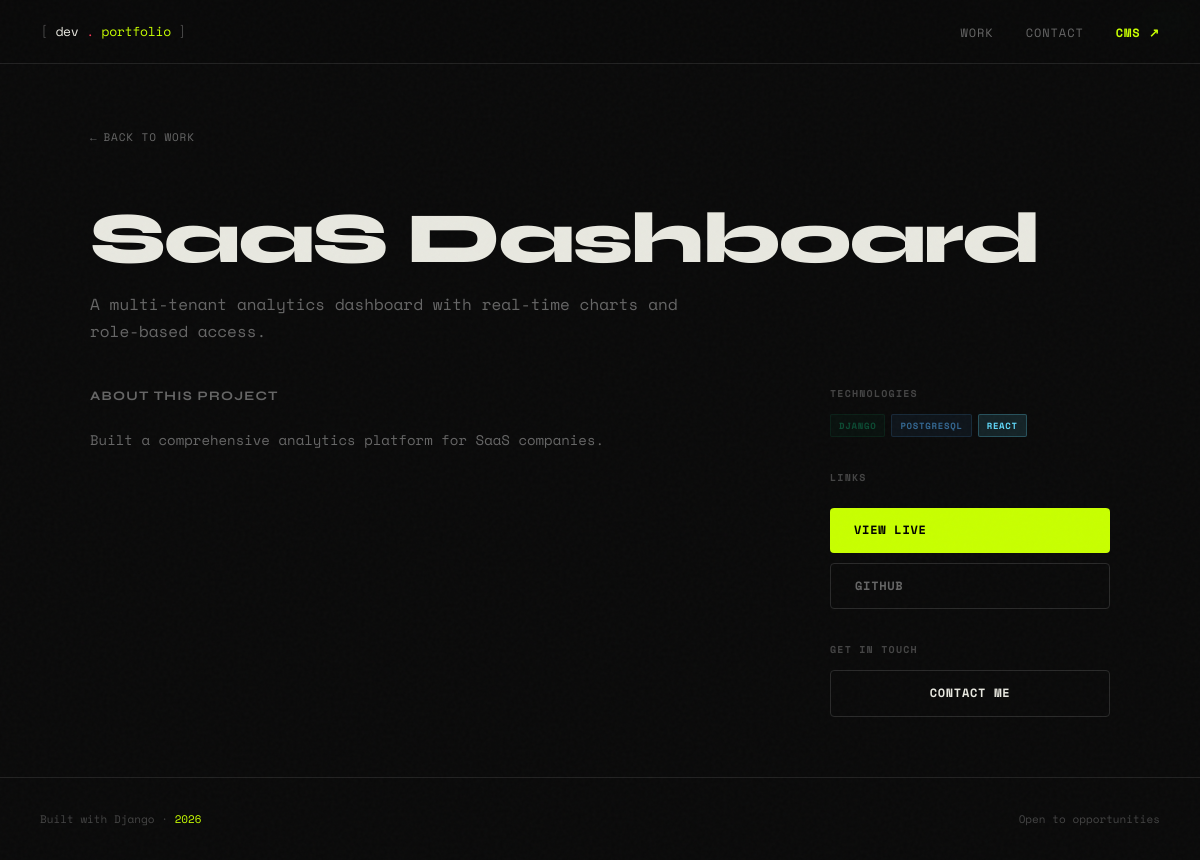
Screenshot of /projects/saas-dashboard/ with the database file from the repository.
### projects/models.py (models this page shows, shortened)
class Project(models.Model):
    STATUS_CHOICES = [
        ('live', 'Live'),
        ('wip', 'Work in Progress'),
        ('archived', 'Archived'),
    ]
    title = models.CharField(max_length=200)
    slug = models.SlugField(unique=True)
    tagline = models.CharField(max_length=300, help_text='Short one-liner description')
    description = models.TextField()
    technologies = models.ManyToManyField(Technology, blank=True)
    image = models.ImageField(upload_to='projects/', blank=True, null=True)
    live_url = models.URLField(blank=True, null=True)
    github_url = models.URLField(blank=True, null=True)
    status = models.CharField(max_length=10, choices=STATUS_CHOICES, default='live')
    featured = models.BooleanField(default=False)
    order = models.PositiveIntegerField(default=0, help_text='Lower = shown first')
    created_at = models.DateTimeField(auto_now_add=True)
    updated_at = models.DateTimeField(auto_now=True)
    class Meta:
        ordering = ['order', '-created_at']

class Technology(models.Model):
    name = models.CharField(max_length=50)
    color = models.CharField(max_length=7, default='#00ff88', help_text='Hex color for the tag')
    class Meta:
        verbose_name_plural = 'Technologies'
        ordering = ['name']

### projects/views.py (the view)
# urls.py: path('<slug:slug>/', views.project_detail, name='project_detail'),
def project_detail(request, slug):
    project = get_object_or_404(Project, slug=slug)
    return render(request, 'projects/detail.html', {'project': project})

### templates/projects/detail.html (shortened to what this page needs)
{% extends 'base.html' %}
{% load static %}
{% block content %}
<div class="detail-layout">
    <a href="{% url 'home' %}" class="back-link">Back to work</a>
    <div class="detail-header">
        <div class="card-status status-{{ project.status }}">{{ project.get_status_display }}</div>
        <h1 class="detail-title">{{ project.title }}</h1>
        <p class="detail-tagline">{{ project.tagline }}</p>
    </div>
    <div class="detail-body">
        <div class="detail-description">
            <h2>About this project</h2>
            <p>{{ project.description|linebreaksbr }}</p>
        </div>
        <aside class="detail-meta">
            {% if project.technologies.all %}
            <div class="meta-block">
                <h3 class="meta-label">Technologies</h3>
                <div class="card-tech">
                    {% for tech in project.technologies.all %}
                    <span class="tech-tag" style="--tag-color: {{ tech.color }}">{{ tech.name }}</span>
                    {% endfor %}
                </div>
            </div>
            {% endif %}
            <div class="meta-block meta-links">
                <h3 class="meta-label">Links</h3>
                {% if project.live_url %}
                <a href="{{ project.live_url }}" target="_blank" rel="noopener" class="btn btn-primary">View Live</a>
                {% endif %}
                {% if project.github_url %}
                <a href="{{ project.github_url }}" target="_blank" rel="noopener" class="btn btn-ghost">GitHub</a>
                {% endif %}
            </div>
            <div class="meta-block">
                <h3 class="meta-label">Get in Touch</h3>
                <a href="{% url 'contact' %}" class="btn btn-outline">Contact Me</a>
            </div>
        </aside>
    </div>
</div>
{% endblock %}

### static/css/main.css (style rules this page uses)
:root { --bg: #0a0a0a; --bg-2: #111111; --bg-3: #1a1a1a; --border: #222; --border-light: #2a2a2a; --text: #e8e8e0; --text-muted: #666; --text-dim: #444; --accent: #c8ff00; --accent-dim: rgba(200, 255, 0, 0.15); --accent-2: #ff3c5a; --font-display: 'Syne', sans-serif; --font-mono: 'Space Mono', monospace; --radius: 4px; --radius-lg: 8px; --nav-h: 64px; }
*, *::before, *::after { box-sizing: border-box; margin: 0; padding: 0; }
html { scroll-behavior: smooth; }
body { background: var(--bg); color: var(--text); font-family: var(--font-mono); font-size: 14px; line-height: 1.7; min-height: 100vh; overflow-x: hidden; }
a { color: inherit; text-decoration: none; }
.btn { display: inline-flex; align-items: center; gap: 8px; padding: 12px 24px; border-radius: var(--radius); font-family: var(--font-mono); font-size: 12px; letter-spacing: 0.06em; text-transform: uppercase; font-weight: 700; transition: all 0.2s; cursor: pointer; border: none; }
.btn-primary { background: var(--accent); color: #000; }
.btn-ghost { background: transparent; color: var(--text-muted); border: 1px solid var(--border-light); }
.btn-outline { background: transparent; color: var(--text); border: 1px solid var(--border-light); width: 100%; justify-content: center; }
.card-status { position: absolute; top: 12px; right: 12px; padding: 3px 8px; border-radius: 2px; font-size: 9px; letter-spacing: 0.1em; text-transform: uppercase; font-weight: 700; }
.status-live { background: rgba(0,255,100,0.15); color: #00ff64; }
.card-tech { display: flex; flex-wrap: wrap; gap: 6px; }
.tech-tag { padding: 3px 8px; border-radius: 2px; font-size: 9px; letter-spacing: 0.08em; text-transform: uppercase; font-weight: 700; background: color-mix(in srgb, var(--tag-color) 12%, transparent); color: var(--tag-color); border: 1px solid color-mix(in srgb, var(--tag-color) 25%, transparent); }
.detail-layout { max-width: 1100px; margin: 0 auto; padding: 60px 40px; }
.back-link { display: inline-flex; align-items: center; gap: 6px; font-size: 11px; letter-spacing: 0.08em; text-transform: uppercase; color: var(--text-muted); margin-bottom: 40px; transition: color 0.2s; }
.back-link::before { content: '←'; }
.detail-header { margin-bottom: 40px; }
.detail-title { font-family: var(--font-display); font-size: clamp(40px, 6vw, 72px); font-weight: 800; letter-spacing: -0.03em; line-height: 1.0; margin: 16px 0; }
.detail-tagline { font-size: 16px; color: var(--text-muted); max-width: 600px; }
.detail-body { display: grid; grid-template-columns: 1fr 280px; gap: 60px; align-items: start; }
.detail-description h2 { font-family: var(--font-display); font-size: 13px; font-weight: 700; letter-spacing: 0.1em; text-transform: uppercase; color: var(--text-muted); margin-bottom: 20px; }
.detail-description p { font-size: 14px; line-height: 1.9; color: var(--text-muted); }
.detail-meta { display: flex; flex-direction: column; gap: 32px; }
.meta-label { font-size: 10px; letter-spacing: 0.12em; text-transform: uppercase; color: var(--text-dim); margin-bottom: 12px; font-family: var(--font-mono); font-weight: 700; }
.meta-links { display: flex; flex-direction: column; gap: 10px; }

### rows the page displays
Project: title "SaaS Dashboard", tagline "A multi-tenant analytics dashboard with real-time charts and role-based access.", description "Built a comprehensive analytics platform for SaaS companies."
Technology: name "DJANGO"
Technology: name "POSTGRESQL"
Technology: name "REACT"
